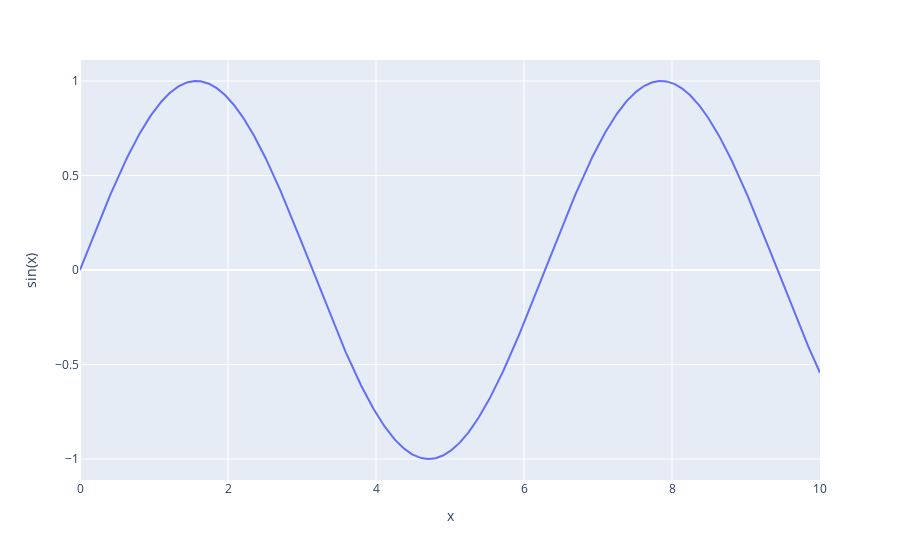

Notebook source saved alongside this figure:
### Code cell
x = np.linspace(0, 10, 1000)
y= np.sin(x)
fig = px.line(x=x ,y =y,labels={'x':'x', 'y':'sin(x)'})
fig.show()

### Figure 1 — Plotly figure (JSON) as saved in the notebook; plotly's stock layout.template omitted (floating-point values rounded to 4 significant figures; data arrays with more than 128 entries replaced by an {"elided": "..."} marker saying what was removed)
{"data": [{"hovertemplate": "x=%{x}<br>sin(x)=%{y}<extra></extra>", "legendgroup": "", "line": {"color": "#636efa", "dash": "solid"}, "marker": {"symbol": "circle"}, "mode": "lines", "name": "", "orientation": "v", "showlegend": false, "type": "scatter", "x": {"elided": "1000 float values"}, "xaxis": "x", "y": {"elided": "1000 float values"}, "yaxis": "y"}], "layout": {"legend": {"tracegroupgap": 0}, "margin": {"t": 60}, "xaxis": {"anchor": "y", "domain": [0, 1], "title": {"text": "x"}}, "yaxis": {"anchor": "x", "domain": [0, 1], "title": {"text": "sin(x)"}}}}
